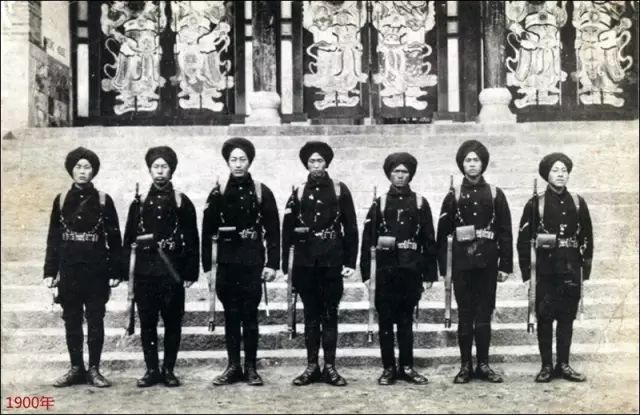
#> input picture handle_image/old pictures/1.jpg, 640 x 415 px, found by its file name; its folder holds only this picture in this run
$ python 'old pictures.py'   (older library calls are emulated)
#> lines starting #> are read from the running program, lines starting #| are printed output that depends on the picture
#> (the call stopped at in download_img, `driver = webdriver.PhantomJS(executable_path=r'D:\03-CS\plantomJS\phan..`: selenium is not available in this run)
from bs4 import BeautifulSoup
from urllib.request import urlretrieve
from selenium import webdriver
import os
from PIL import Image

# 下载100张图片，并将这些图片组合成一张图片

path = os.path.dirname(os.path.abspath(__file__))
path = path+"\old pictures\\"

def download_img():
    driver = webdriver.PhantomJS(executable_path=r'D:\03-CS\plantomJS\phantomjs-2.1.1-windows\bin\phantomjs')
    driver.get('https://mp.weixin.qq.com/s/G21dhvmoQkzHjYsBJUl5aA')
    html = driver.page_source
    soup = BeautifulSoup(html, 'html.parser')
    list = soup.find('div', {'id':'js_content'}).findAll('img', {'data-s':'300,640'})
    #print(len(list))
    #img_list = []
    for i in list[2:len(list)-1]:
        #print(i['data-src'])
        #img_list.append(i['src'])
        #i['src']不能下载图片，只能用i['data-src']
        try:
            urlretrieve(i['data-src'], r'D:\03-CS\web scraping cases\old pictures\%s.jpg' % (list.index(i)-1))
        except Exception as e:
            print(e)
            pass
    driver.close()

def check_img():
    file_list = os.listdir(path)  #用于返回指定的文件夹包含的文件或文件夹的名字的列表
    for file in file_list:
        try:
            im = Image.open(path+file)
#> im is the input picture: PIL image 640x415 RGB; mean R, G, B 134.3, 133.6, 129.7
            print(im.format, im.size, im.mode)
#| JPEG (640, 415) RGB
        except:
            print(file)

def combine_img():
    #PIL拼图
    #所有100张图，均生成为400X400的缩略图，布局成10X10的方式，需要总画布大小为4000X4000。
    mw = 400  # 每张图的大小：长度
    ms = 10  #列数
    msize = mw * ms
    toImage = Image.new('RGB', (4000, 4000))
#> toImage: PIL image 4000x4000 RGB; every value is 0
    for j in range(1, 11):
        for k in range(1, 11):
            try:
                fromImage = Image.open(path+'%s.jpg' % str(ms*(j-1)+k))
                fromImage = fromImage.resize((400, 400), Image.ANTIALIAS)
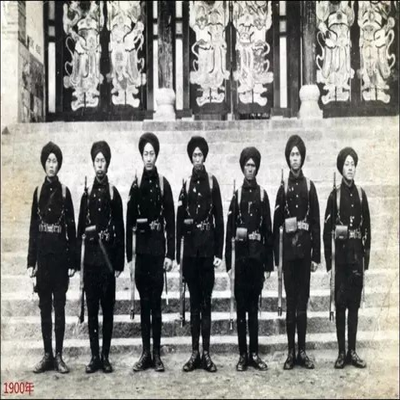
#> fromImage: PIL image 400x400 RGB; mean R, G, B 134.4, 133.7, 129.7
                toImage.paste(fromImage, ((k-1)*mw, (j-1)*mw))
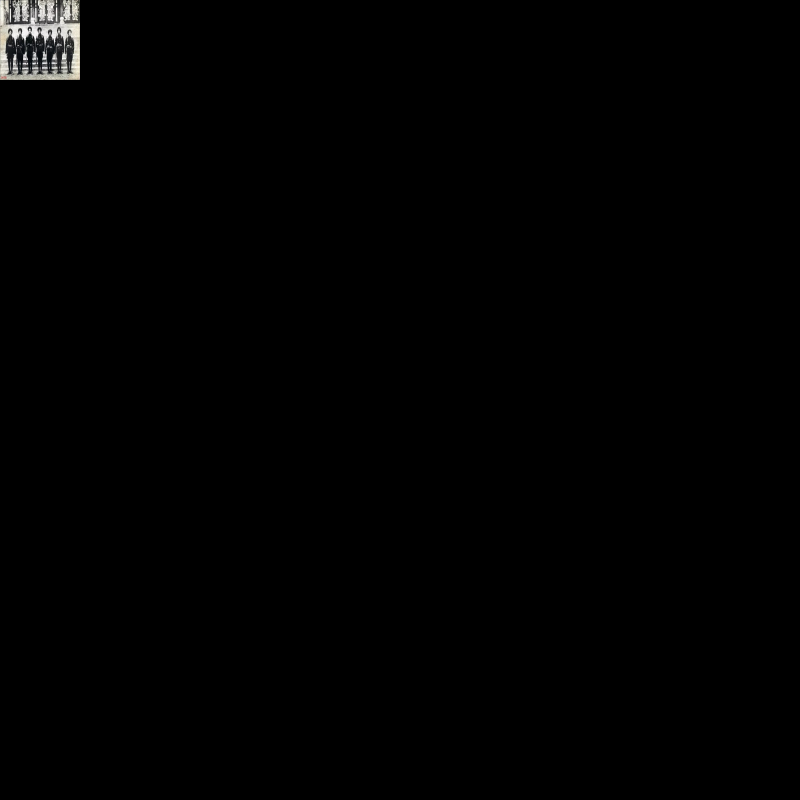
#> toImage: PIL image 4000x4000 RGB (shown at 1/5 size); mean R, G, B 1.3, 1.3, 1.3
                print(j,k)
            except IOError:
                pass

    toImage.show()
    toImage.save(path+'final.jpg')
    print('finished')

download_img()
check_img()
combine_img()
